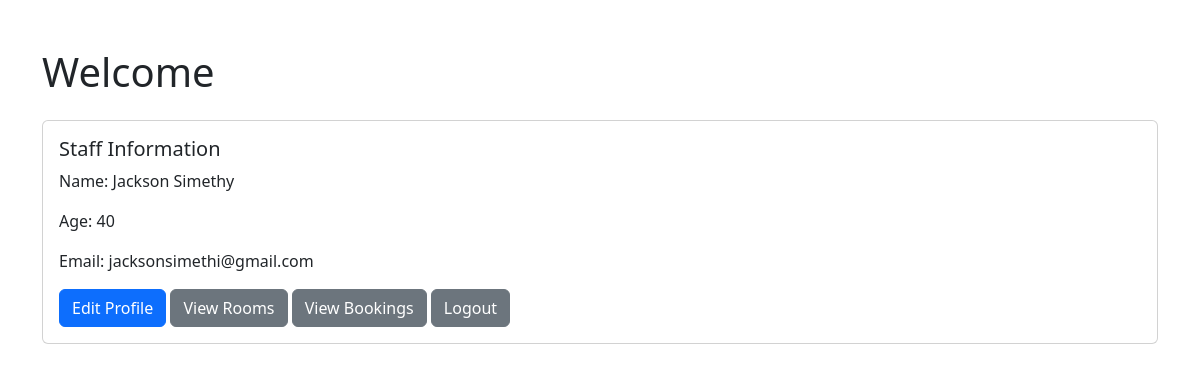
Page /staffprofile/ (signed in) on the committed database.
### hotelapp/models.py (models this page shows, shortened)
class staff(models.Model):
    name = models.CharField(max_length=200,null=True)
    age= models.IntegerField()
    email = models.CharField(max_length=200,null=True)
    phone = models.IntegerField(max_length=200,null=True)
    password=models.CharField(max_length=200,null=True)
    aadhaar= models.IntegerField()
    loginapproval=models.BooleanField(default=False)

### hotelapp/views.py (the view)
# urls.py: path('staffprofile/',views.staffprofile,name='staffprofile'),
def staffprofile(request):
    name=request.session['name']
    cr=staff.objects.get(name=name)
    return render(request,'staffprofile.html',{'cr':cr})

### templates/staffprofile.html (shortened to what this page needs)
<!DOCTYPE html>
<html lang="en">
<head>
    <link href="https://cdnjs.cloudflare.com/ajax/libs/bootstrap/5.3.0/css/bootstrap.min.css" rel="stylesheet">
</head>
<body>
    <div class="container">
        <h1 class="mt-5">Welcome {{name}}</h1>
        <div class="card mt-4">
            <div class="card-body">
                <h5 class="card-title">Staff Information</h5>
                <p class="card-text">Name: {{cr.name}}</p>
                <p class="card-text">Age: {{cr.age}}</p>
                <p class="card-text">Email: {{cr.email}}</p>
                <a href="{% url 'staffupdate' name=cr.name %}" class="btn btn-primary">Edit Profile</a>
                <a href="/staffviewroom/" class="btn btn-secondary">View Rooms</a>
                <a href="/viewbookings/" class="btn btn-secondary">View Bookings</a>
                <a href="/logoutuser/" class="btn btn-secondary">Logout</a>
            </div>
        </div>
    </div>
</body>
</html>

### rows in the picture
staff: name "Jackson Simethy", age "40", email "jacksonsimethi@gmail.com"
